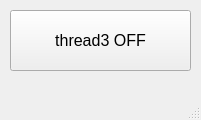
<?xml version="1.0" encoding="UTF-8"?>
<ui version="4.0">
 <class>MainWindow</class>
 <widget class="QMainWindow" name="MainWindow">
  <property name="geometry">
   <rect>
    <x>0</x>
    <y>0</y>
    <width>201</width>
    <height>120</height>
   </rect>
  </property>
  <property name="windowTitle">
   <string>MainWindow</string>
  </property>
  <widget class="QWidget" name="centralwidget">
   <widget class="QPushButton" name="pb_thread">
    <property name="geometry">
     <rect>
      <x>10</x>
      <y>10</y>
      <width>181</width>
      <height>61</height>
     </rect>
    </property>
    <property name="sizePolicy">
     <sizepolicy hsizetype="Fixed" vsizetype="Fixed">
      <horstretch>0</horstretch>
      <verstretch>0</verstretch>
     </sizepolicy>
    </property>
    <property name="baseSize">
     <size>
      <width>100</width>
      <height>200</height>
     </size>
    </property>
    <property name="font">
     <font>
      <pointsize>12</pointsize>
     </font>
    </property>
    <property name="text">
     <string>thread3 OFF</string>
    </property>
    <property name="checkable">
     <bool>true</bool>
    </property>
    <property name="autoDefault">
     <bool>false</bool>
    </property>
   </widget>
  </widget>
  <widget class="QMenuBar" name="menubar">
   <property name="geometry">
    <rect>
     <x>0</x>
     <y>0</y>
     <width>201</width>
     <height>21</height>
    </rect>
   </property>
  </widget>
  <widget class="QStatusBar" name="statusbar"/>
 </widget>
 <resources/>
 <connections/>
</ui>
